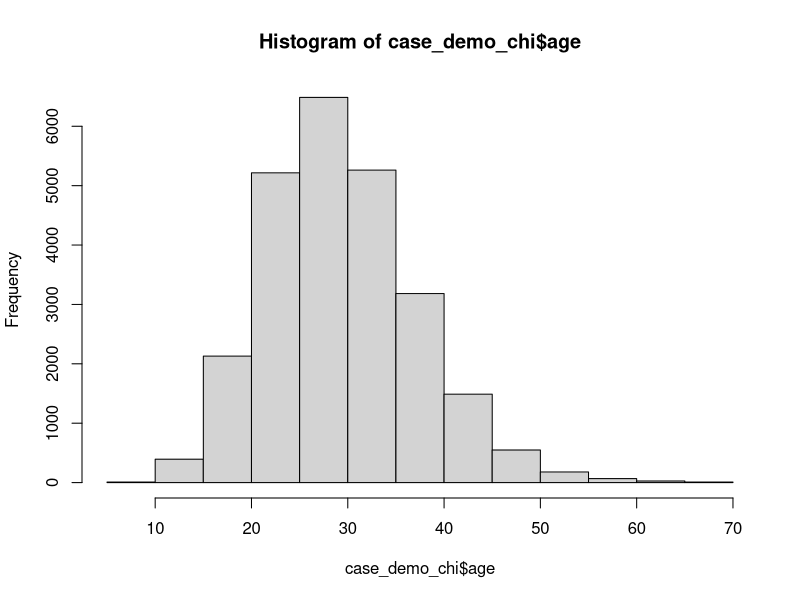
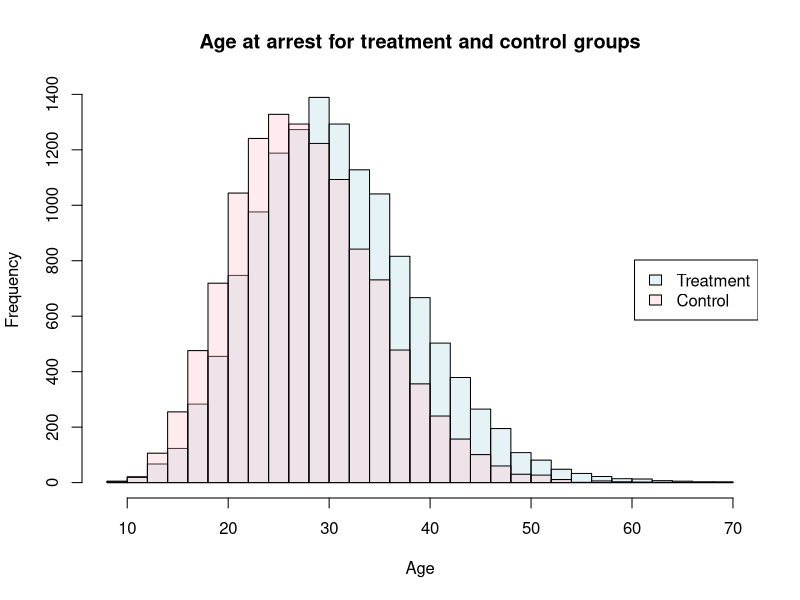
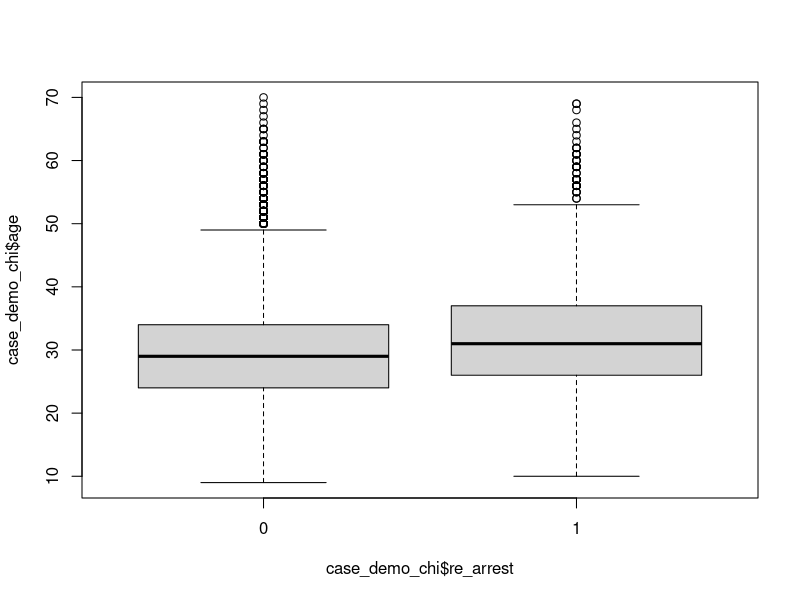
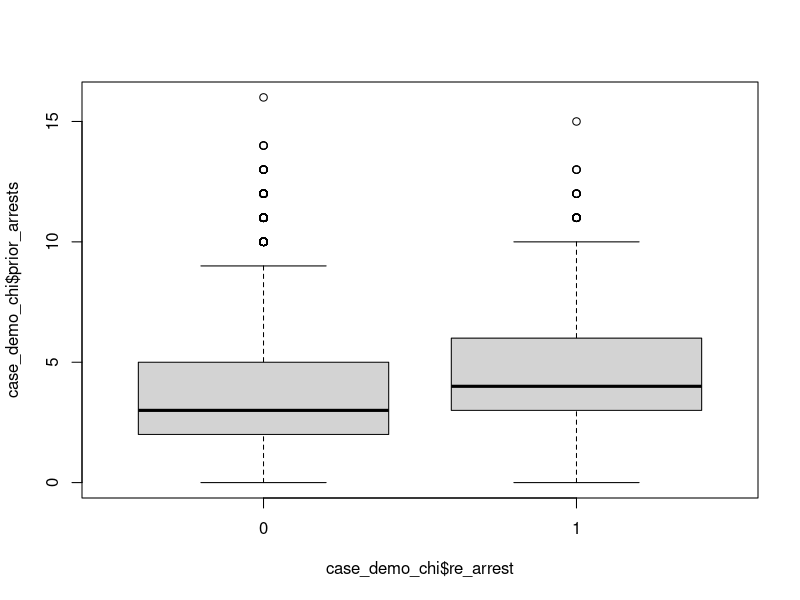
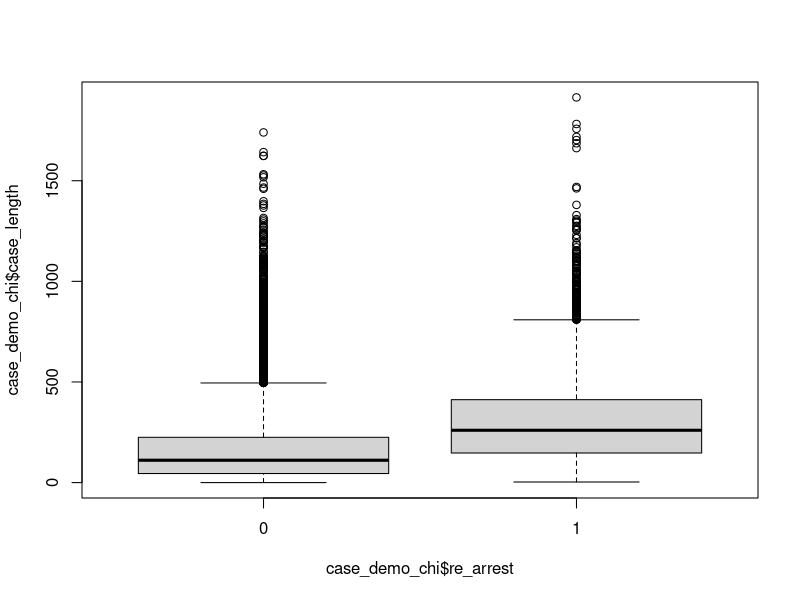
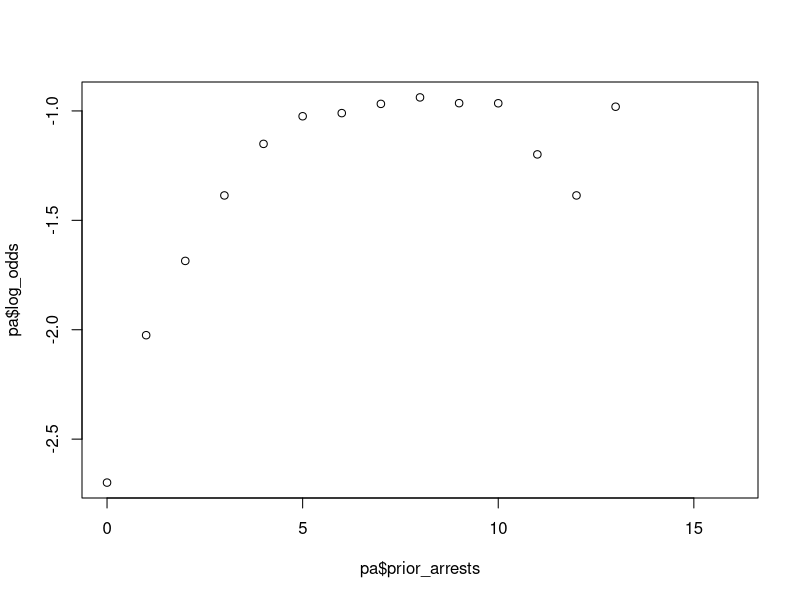
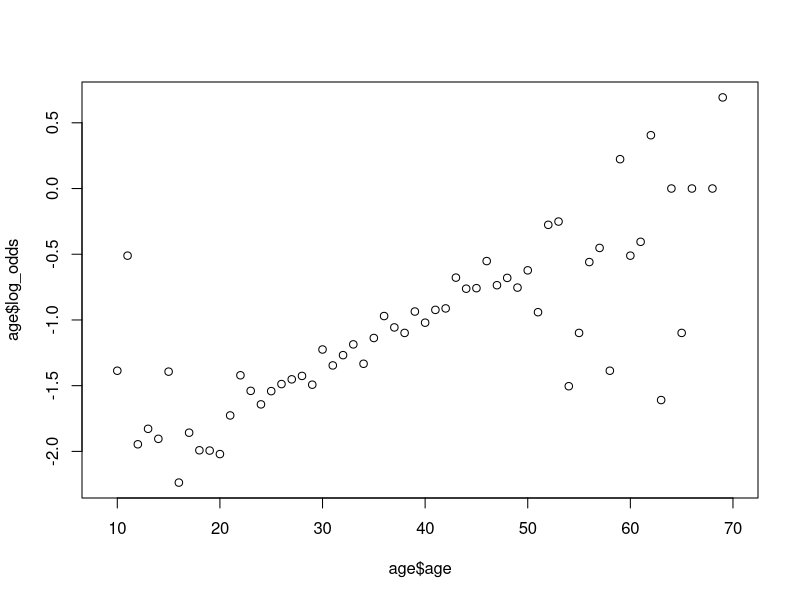
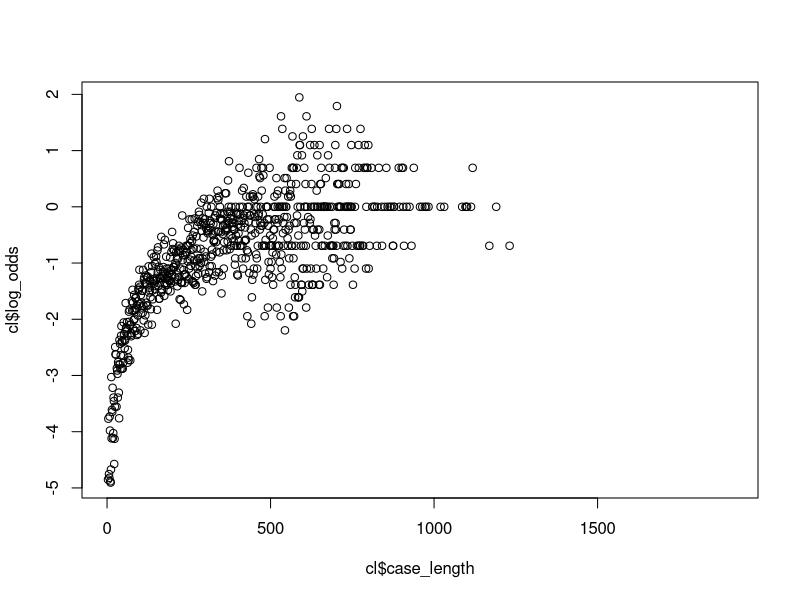

Reproduce these figures in R, in order.
## ---- chunk 1
# import libraries 
library(lubridate)
library(dplyr)
library(boot)
## ---- chunk 2
# import files 
case <- read.csv('case.csv')
demo <- read.csv('demo.csv')
grades <- read.csv('grades.csv')
prior_arrests <- read.csv('prior_arrests.csv')

dim(case)
dim(demo)
dim(grades)
dim(prior_arrests)

head(case)
head(demo)
head(grades)
head(prior_arrests)
## ---- chunk 3
table(demo$gender)

demo$clean_gender = ifelse(demo$gender %in% c('F', 'female'), 'F', 'M')

table(demo$clean_gender)
## ---- chunk 4
range(case$person_id)
range(demo$person_id)

length(unique(case$person_id))
length(unique(demo$person_id))
# person IDs are in same format and have same range, so should be ok to merge 
# however there are potential duplicates 
## ---- chunk 5
case_dd <- case[!duplicated(case), ]
demo_dd <- demo[!duplicated(demo), ]

dim(case)
dim(case_dd)
dim(demo)
dim(demo_dd)
# no exact duplicates in case file (indicating there are likely multiple distinct cases per ID)
# but lots of exact duplicates in demo - now that these have been removed there is 1 record per ID (n=15715)
## ---- chunk 6
case_demo <- merge(case, demo_dd, 'person_id')
dim(case_demo)
## ---- chunk 7
get_city <- function(address){
  address_char <- as.character(address)
  return(toupper(substr(address_char, nchar(address_char)-6, nchar(address_char))))
}

case_demo$city <- sapply(case_demo$address, get_city)
table(case_demo$city)
## ---- chunk 8
case_demo_chi <- case_demo[case_demo$city == 'CHICAGO', ]
dim(case_demo_chi)
## ---- chunk 9
# check for unreasonable bdates/arrest dates
min(as.Date(case_demo_chi$bdate))
max(as.Date(case_demo_chi$bdate))

min(as.Date(case_demo_chi$arrest_date))
max(as.Date(case_demo_chi$arrest_date))
## ---- chunk 10
get_age <- function(dob, arrest){
  return(as.period(interval(start = as.Date(dob), end = as.Date(arrest)))$year)
}

case_demo_chi$age <- mapply(get_age, case_demo_chi$bdate, case_demo_chi$arrest_date)
head(case_demo_chi)
## ---- chunk 11
min(case_demo_chi$age)
max(case_demo_chi$age)
mean(case_demo_chi$age)
median(case_demo_chi$age)
## ---- chunk 12
# clean grades and turn into yearly GPA 

code_gpa <- function(grade){
  if(grade == 'A'){
    return(4)
  }else if(grade =='B'){
    return(3)
  }else if(grade =='C'){
    return(2)
  }else if(grade =='D'){
    return(1)
  }else if(grade =='F'){
    return(0)
  }else{
    return(NA)
  }
}

coded_gpas <- apply(grades %>% select(starts_with('gr')), c(1, 2), code_gpa)
grades_clean <- as.data.frame(cbind(grades$person_id, coded_gpas))
colnames(grades_clean) <- colnames(grades)
head(grades_clean)
## ---- chunk 13
grades_clean$gr9_gpa <- rowMeans(as.data.frame(grades_clean %>% select(starts_with('gr9'))), na.rm=TRUE)
grades_clean$gr10_gpa <- rowMeans(as.data.frame(grades_clean %>% select(starts_with('gr10'))), na.rm=TRUE)
head(grades_clean)
## ---- chunk 14
# make sure everything is ok to join 
range(grades$person_id)
dim(grades)
dim(grades[!duplicated(grades$person_id), ]) # each ID only has one set of grades 
## ---- chunk 15
case_demo_grades_chi <- merge(case_demo_chi, grades_clean, all.x=TRUE)
head(case_demo_grades_chi)
## ---- chunk 16
length(unique(case_demo_grades_chi[!is.na(case_demo_grades_chi$gr9_gpa),'person_id']))
# all 11251 cases in the grades file were matched 
# however, there are students without grades data 
## ---- chunk 17
mean(case_demo_grades_chi$gr9_gpa, na.rm=TRUE)
mean(case_demo_grades_chi$gr10_gpa, na.rm=TRUE)
## ---- chunk 18
table(case_demo_chi$race)
prop.table(table(case_demo_chi$race))
table(case_demo_chi$clean_gender)
prop.table(table(case_demo_chi$clean_gender))

prop.table(table(case_demo_chi$clean_gender, case_demo_chi$race))
## ---- chunk 19
hist(case_demo_chi$age)
## ---- chunk 20
treatment <- case_demo_chi[case_demo_chi$treat == 1,]
nrow(treatment)
control <- case_demo_chi[case_demo_chi$treat == 0,]
nrow(control)
## ---- chunk 21
prop.table(table(treatment$clean_gender))
prop.table(table(control$clean_gender))
## ---- chunk 22
prop.table(table(treatment$race))
prop.table(table(control$race))
## ---- chunk 23
mean(treatment$age)
mean(control$age)
## ---- chunk 24
h1 <- hist(treatment$age, plot=FALSE, breaks=28)
h2 <- hist(control$age, plot=FALSE, breaks=28)

c1 <- rgb(173,216,230,max = 255, alpha = 80, names = "lt.blue")
c2 <- rgb(255,192,203, max = 255, alpha = 80, names = "lt.pink")

plot(h1, col = c1, main='Age at arrest for treatment and control groups', xlab='Age')
plot(h2, col = c2, add = TRUE)
legend("right", legend=c('Treatment', 'Control'), fill = c(c1, c2))
## ---- chunk 25
boxplot(case_demo_chi$age~case_demo_chi$re_arrest)
boxplot(case_demo_chi$prior_arrests~case_demo_chi$re_arrest)

# at a glance, arrestees who are older and have more prior arrests are more likely to be re-arrested
# since the treatment/control groups are imbalanced in regards to these vars, it's important to choose a model that can control for other variables
## ---- chunk 26
# another helpful variable to control for could be length of time between arrest and deposition 
# (most likely longer time -> re-arrest more likely)

get_length <- function(arrest_date, deposition_date){
  return(lubridate::interval(as.Date(arrest_date), as.Date(deposition_date)) / lubridate::duration(num = 1, units = "days"))
}

case_demo_chi$case_length <- mapply(get_length, case_demo_chi$arrest_date, case_demo_chi$dispos_date)
head(case_demo_chi)

## ---- chunk 27
boxplot(case_demo_chi$case_length~case_demo_chi$re_arrest) # hypothesis confirmed
## ---- chunk 28
pa <- case_demo_chi %>%
  group_by(prior_arrests) %>%
  summarise(p = mean(re_arrest), log_odds =logit(mean(re_arrest))) # since we don't have true probabilities, using this as a rough proxy
pa
## ---- chunk 29
plot(pa$log_odds~pa$prior_arrests)
# this is definitely a non-linear relationship - looks like square root to me. will add in another covariate for sqrt(previous_arrests)
## ---- chunk 30
age <- case_demo_chi %>%
  group_by(age) %>%
  summarise(p = mean(re_arrest), log_odds =logit(mean(re_arrest))) 
plot(age$log_odds~age$age)
# looks reasonably linear 
## ---- chunk 31
cl <- case_demo_chi %>%
  group_by(case_length) %>%
  summarise(p = mean(re_arrest), log_odds =logit(mean(re_arrest))) 
plot(cl$log_odds~cl$case_length)
# again, looks like a sqrt function 
## ---- chunk 32
# prep vars for a regression model 
case_demo_chi$black_ind = ifelse(case_demo_chi$race == 'BLACK', 1, 0)
case_demo_chi$white_ind = ifelse(case_demo_chi$race == 'WHITE', 1, 0)
case_demo_chi$female_ind = ifelse(case_demo_chi$clean_gender == 'F', 1, 0)

case_demo_chi$prior_arrests_sqrt <- sqrt(case_demo_chi$prior_arrests)
case_demo_chi$case_length_sqrt <- sqrt(case_demo_chi$case_length)
## ---- chunk 33
logit <- glm(data=case_demo_chi, family=binomial(link='logit'), re_arrest~treat+prior_arrests+prior_arrests_sqrt+age+black_ind+white_ind+female_ind+case_length+case_length_sqrt)

summary(logit)
## ---- chunk 34
confint(logit, 'treat', .95)
## ---- chunk 35
exp(1)^-0.0944238  
# so treatment increases odds of re-arrest by a factor of ~.91 (aka it decreases it by a factor of ~.09)
